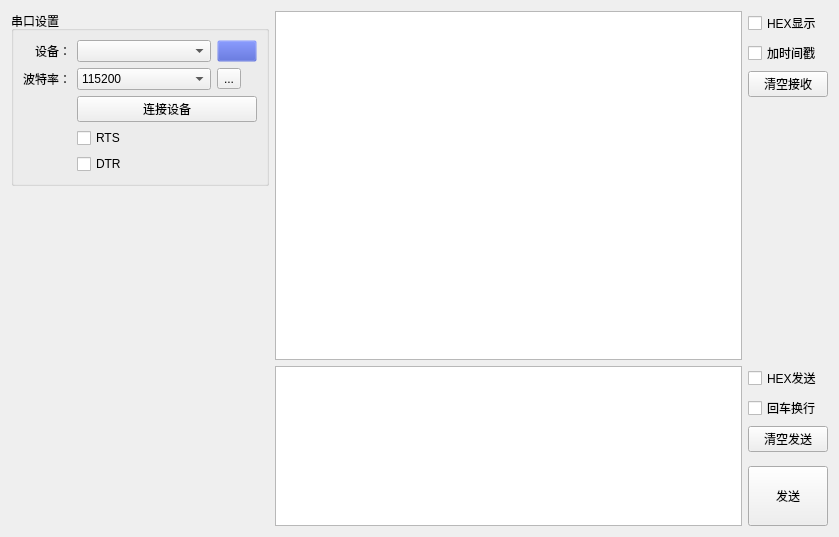
<?xml version="1.0" encoding="UTF-8"?>
<ui version="4.0">
 <class>SerialAssistantWidget</class>
 <widget class="QWidget" name="SerialAssistantWidget">
  <property name="geometry">
   <rect>
    <x>0</x>
    <y>0</y>
    <width>839</width>
    <height>537</height>
   </rect>
  </property>
  <property name="windowTitle">
   <string>Form</string>
  </property>
  <layout class="QHBoxLayout" name="horizontalLayout">
   <item>
    <layout class="QVBoxLayout" name="verticalLayout_2">
     <item>
      <widget class="QGroupBox" name="groupBox">
       <property name="title">
        <string>串口设置</string>
       </property>
       <layout class="QVBoxLayout" name="verticalLayout">
        <item>
         <layout class="QGridLayout" name="gridLayout">
          <item row="0" column="0">
           <widget class="QLabel" name="label">
            <property name="text">
             <string>设备：</string>
            </property>
            <property name="alignment">
             <set>Qt::AlignRight|Qt::AlignTrailing|Qt::AlignVCenter</set>
            </property>
           </widget>
          </item>
          <item row="0" column="1">
           <widget class="QComboBox" name="cb_devices"/>
          </item>
          <item row="0" column="2">
           <widget class="QPushButton" name="btn_refresh">
            <property name="styleSheet">
             <string notr="true">background-color: rgba(61, 80, 200, 0);</string>
            </property>
            <property name="text">
             <string/>
            </property>
            <property name="icon">
             <iconset resource="resource.qrc">
              <normaloff>:/ic/refresh</normaloff>:/ic/refresh</iconset>
            </property>
           </widget>
          </item>
          <item row="1" column="0">
           <widget class="QLabel" name="label_2">
            <property name="text">
             <string>波特率：</string>
            </property>
            <property name="alignment">
             <set>Qt::AlignRight|Qt::AlignTrailing|Qt::AlignVCenter</set>
            </property>
           </widget>
          </item>
          <item row="1" column="1">
           <widget class="QComboBox" name="cb_baudrate">
            <property name="currentIndex">
             <number>3</number>
            </property>
            <item>
             <property name="text">
              <string>9600</string>
             </property>
            </item>
            <item>
             <property name="text">
              <string>19200</string>
             </property>
            </item>
            <item>
             <property name="text">
              <string>57600</string>
             </property>
            </item>
            <item>
             <property name="text">
              <string>115200</string>
             </property>
            </item>
            <item>
             <property name="text">
              <string>128000</string>
             </property>
            </item>
           </widget>
          </item>
          <item row="1" column="2">
           <widget class="QToolButton" name="btn_setting">
            <property name="text">
             <string>...</string>
            </property>
           </widget>
          </item>
          <item row="2" column="0" alignment="Qt::AlignRight">
           <widget class="QLabel" name="label_state">
            <property name="maximumSize">
             <size>
              <width>24</width>
              <height>24</height>
             </size>
            </property>
            <property name="text">
             <string/>
            </property>
            <property name="pixmap">
             <pixmap resource="resource.qrc">:/ic/disconnect</pixmap>
            </property>
            <property name="scaledContents">
             <bool>true</bool>
            </property>
            <property name="alignment">
             <set>Qt::AlignLeading|Qt::AlignLeft|Qt::AlignVCenter</set>
            </property>
           </widget>
          </item>
          <item row="2" column="1" colspan="2">
           <widget class="QPushButton" name="btn_connect">
            <property name="minimumSize">
             <size>
              <width>180</width>
              <height>0</height>
             </size>
            </property>
            <property name="text">
             <string>连接设备</string>
            </property>
           </widget>
          </item>
          <item row="3" column="1">
           <widget class="QCheckBox" name="checkBox_6">
            <property name="text">
             <string>RTS</string>
            </property>
           </widget>
          </item>
          <item row="4" column="1">
           <widget class="QCheckBox" name="checkBox_5">
            <property name="text">
             <string>DTR</string>
            </property>
           </widget>
          </item>
         </layout>
        </item>
       </layout>
      </widget>
     </item>
     <item>
      <spacer name="verticalSpacer">
       <property name="orientation">
        <enum>Qt::Vertical</enum>
       </property>
       <property name="sizeHint" stdset="0">
        <size>
         <width>20</width>
         <height>40</height>
        </size>
       </property>
      </spacer>
     </item>
    </layout>
   </item>
   <item>
    <layout class="QVBoxLayout" name="verticalLayout_3" stretch="1,0">
     <item>
      <layout class="QGridLayout" name="gridLayout_2">
       <item row="0" column="1">
        <widget class="QCheckBox" name="checkBox">
         <property name="text">
          <string>HEX显示</string>
         </property>
        </widget>
       </item>
       <item row="2" column="1">
        <widget class="QPushButton" name="btn_clear_recv">
         <property name="text">
          <string>清空接收</string>
         </property>
        </widget>
       </item>
       <item row="1" column="1">
        <widget class="QCheckBox" name="checkBox_2">
         <property name="text">
          <string>加时间戳</string>
         </property>
        </widget>
       </item>
       <item row="3" column="1">
        <spacer name="verticalSpacer_2">
         <property name="orientation">
          <enum>Qt::Vertical</enum>
         </property>
         <property name="sizeHint" stdset="0">
          <size>
           <width>20</width>
           <height>40</height>
          </size>
         </property>
        </spacer>
       </item>
       <item row="0" column="0" rowspan="4">
        <widget class="QPlainTextEdit" name="edit_recv">
         <property name="readOnly">
          <bool>true</bool>
         </property>
        </widget>
       </item>
      </layout>
     </item>
     <item>
      <layout class="QGridLayout" name="gridLayout_3">
       <item row="0" column="1">
        <widget class="QCheckBox" name="checkBox_4">
         <property name="text">
          <string>HEX发送</string>
         </property>
        </widget>
       </item>
       <item row="1" column="1">
        <widget class="QCheckBox" name="checkBox_3">
         <property name="text">
          <string>回车换行</string>
         </property>
        </widget>
       </item>
       <item row="2" column="1">
        <widget class="QPushButton" name="btn_clear_send">
         <property name="text">
          <string>清空发送</string>
         </property>
        </widget>
       </item>
       <item row="4" column="1">
        <widget class="QPushButton" name="btn_send">
         <property name="minimumSize">
          <size>
           <width>0</width>
           <height>60</height>
          </size>
         </property>
         <property name="text">
          <string>发送</string>
         </property>
        </widget>
       </item>
       <item row="0" column="0" rowspan="5">
        <widget class="QPlainTextEdit" name="edit_send">
         <property name="maximumSize">
          <size>
           <width>16777215</width>
           <height>160</height>
          </size>
         </property>
        </widget>
       </item>
       <item row="3" column="1">
        <spacer name="verticalSpacer_3">
         <property name="orientation">
          <enum>Qt::Vertical</enum>
         </property>
         <property name="sizeHint" stdset="0">
          <size>
           <width>20</width>
           <height>0</height>
          </size>
         </property>
        </spacer>
       </item>
      </layout>
     </item>
    </layout>
   </item>
  </layout>
 </widget>
 <resources>
  <include location="resource.qrc"/>
 </resources>
 <connections/>
</ui>
